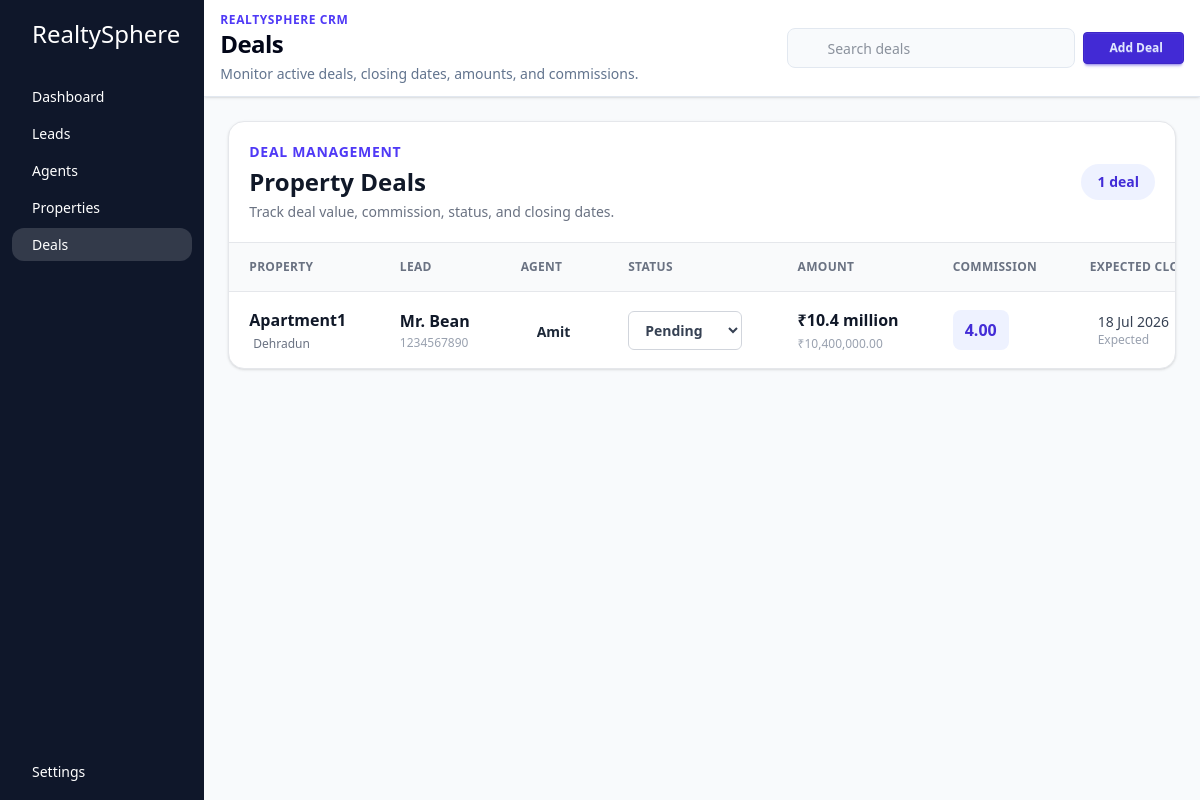
The page /deals/ on the database as committed earlier.
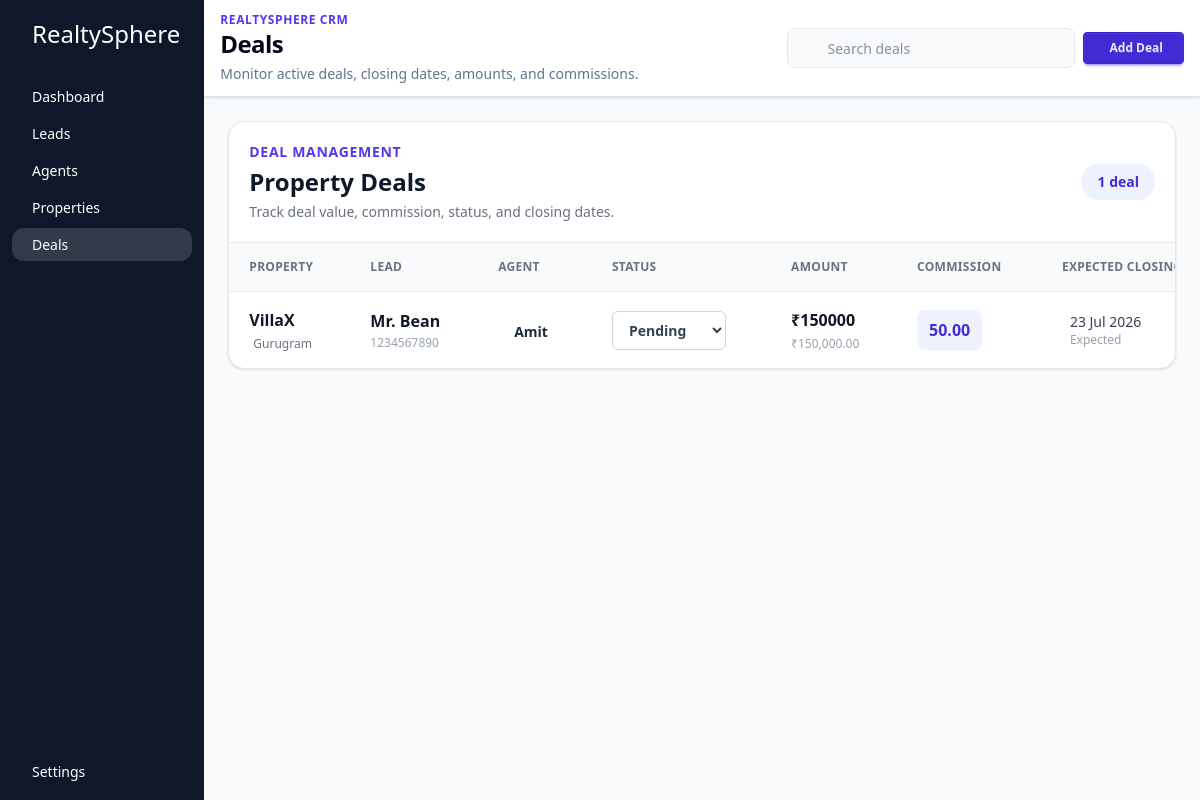
The same page on the database as committed later.
### core/models.py (models this page shows, shortened)
class Deal(models.Model):
    class DealStatus(models.TextChoices):
        PENDING = 'Pending','Pending'
        CANCELLED = 'Cancelled','Cancelled'
        DONE = 'Done','Done'
    lead = models.ForeignKey(to=Lead, on_delete=models.CASCADE, related_name='deals')
    property = models.ForeignKey(to = Property, on_delete=models.CASCADE, related_name='deals')
    status = models.CharField(max_length=255, choices=DealStatus.choices, default=DealStatus.PENDING) #pending, cancelled, done,
    amount = models.DecimalField(max_digits=12, decimal_places=2)
    expected_closing_date = models.DateField()
    actual_closing_date = models.DateField(null=True, blank=True)
    commission_percentage = models.DecimalField(max_digits=12, decimal_places=2)
    created_at = models.DateTimeField(auto_now_add=True)

class Property(models.Model):
    class PropertyType(models.TextChoices):
        APARTMENT = "apartment", "Apartment"
        PLOT = "plot", "Plot"
        VILLA = "villa", "Villa"
        LAND = "land", "Land"
        COMMERCIAL = "commercial", "Commercial"
    class PropertyStatus(models.TextChoices):
        AVAILABLE = 'Available','available'
        SOLD = 'Sold','sold'
    title= models.CharField(max_length = 255)
    description = models.CharField(max_length = 255)
    address = models.CharField(max_length = 255)
    city = models.CharField(max_length = 255)
    property_type = models.CharField(max_length = 255, choices=PropertyType.choices)
    price = models.DecimalField(max_digits=12, decimal_places=2)
    image = models.ImageField(upload_to = 'properties')
    status = models.CharField(max_length = 255, choices=PropertyStatus.choices, default=PropertyStatus.AVAILABLE)
    assigned_agent = models.ForeignKey(to=Agent, on_delete=models.SET_NULL, related_name='assigned_properties', null=True, blank=True)
    listing_at = models.DateTimeField(auto_now_add=True)
    sqft = models.PositiveIntegerField()
    def __str__(self):
        return self.title

class Lead(models.Model):
    class LeadStatus(models.TextChoices):
        NEW = 'new','New'
        CONTACTED = 'contacted','Contacted'
        SITE_VISITED = 'Site Visited','Site Visited'
        NEGOTIATION = 'Negotiation','Negotiation'
        LOST = 'Lost','Lost'
        DONE = 'Done','Done'
    class SourceType(models.TextChoices):
        WEBSITE = 'Website','Website'
        WALKIN = 'Walkin','Walkin'
        SOCIAL_MEDIA = 'Social Media','Social Media'
        AGENT = 'Agent','Agent'
    fullname = models.CharField(max_length=255)
    phone_number = models.CharField(max_length=10)
    source = models.CharField(max_length=255, choices = SourceType.choices) #webiste or walkin or social media post or agents
    interested_property_types = models.ForeignKey(to=Property, on_delete=models.SET_NULL, related_name='interested_leads', null=True, blank=True)
    min_budget = models.DecimalField(max_digits=12, decimal_places=2)
    max_budget = models.DecimalField(max_digits=12, decimal_places=2)
    status = models.CharField(max_length=255, choices=LeadStatus.choices) #new, contacted, interested, not interested, closed
    assigned_agent = models.ForeignKey(to=Agent, on_delete=models.SET_NULL, related_name='assigned_leads', null=True, blank=True)
    updated_at = models.DateTimeField(auto_now=True)
    created_at = models.DateTimeField(auto_now_add=True)
    def __str__(self):
        return f"lead: {self.fullname}"

class Agent(models.Model):
    user = models.OneToOneField(to=User, on_delete=models.CASCADE) # prefer to use get_user_model() instead of User model directly
    profile_picture = models.ImageField(upload_to='profile', default='profile/default.jpg')
    phone_number = models.CharField(max_length=10)
    region = models.CharField(max_length=50)
    commission_share = models.DecimalField(max_digits=4, decimal_places=2)
    monthly_target = models.DecimalField(max_digits=10, decimal_places=2)
    created_at = models.DateTimeField(auto_now_add=True)

### core/views.py (the view, shortened to what this page needs)
# urls.py: path("deals/", views.deals, name ='deals'),
def deals(request):
    form = DealForm(request.POST or None, request.FILES or None)
    if request.method == 'POST' and form.is_valid():
        form.save()
        return redirect('deals')
    queryset = Deal.objects.select_related("lead", "property", "lead__assigned_agent__user").all()
    query = request.GET.get("q", "").strip()
    context = {
        "deals": queryset,
        "form": form,
        "deal_status": Deal.DealStatus.choices,
    }
    return render(request, 'pages/deals.html', context)

### core/forms.py
class DealForm(forms.ModelForm):
    class Meta:
        model = Deal
        fields = "__all__"

### core/templates/pages/deals.html (shortened to what this page needs)
{% extends 'base.html' %}
{% block title %}
  Deals
{% endblock %}
{% block subtitle %}Monitor active deals, closing dates, amounts, and commissions.{% endblock %}
{% block add_button_label %}Add Deal{% endblock %}
{% block search_placeholder %}Search deals{% endblock %}
{% block content %}
  {% include 'components/dealscontainer.html' %}
{% endblock %}

### core/templates/components/dealscontainer.html (shortened to what the changed rows need)
{% load humanize %}
<section class="rounded-2xl border border-gray-200 bg-white shadow-sm">
  <div class="flex flex-col gap-3 border-b border-gray-200 px-5 py-5 sm:flex-row sm:items-center sm:justify-between">
    <div>
      <h2 class="mt-1 text-2xl font-bold text-gray-900">Property Deals</h2>
    </div>
  </div>
  {% if deals %}
    <div class="overflow-x-auto">
      <table class="w-full min-w-[1320px] text-left">
        <thead class="bg-gray-50">
          <tr class="border-b border-gray-200 text-xs font-semibold uppercase tracking-wide text-gray-500">
            <th class="px-5 py-4">Property</th>
            <th class="px-5 py-4">Lead</th>
            <th class="px-5 py-4">Agent</th>
            <th class="px-5 py-4">Status</th>
            <th class="px-5 py-4">Amount</th>
            <th class="px-5 py-4">Commission</th>
            <th class="px-5 py-4">Expected Closing</th>
          </tr>
        </thead>
        <tbody class="divide-y divide-gray-100">
          {% for deal in deals %}
            <tr data-search-item class="transition-colors duration-200 hover:bg-indigo-50/40">
              <td class="px-5 py-4">
                <div class="flex items-center gap-2">
                  <div class="min-w-0">
                    <p class="max-w-[220px] truncate font-semibold text-gray-900">{{ deal.property.title }}</p>
                    <div class="mt-1 flex items-center gap-1 text-xs text-gray-500">
                      <span>{{ deal.property.city }}</span>
                    </div>
                  </div>
                </div>
              </td>
              <td class="px-5 py-4">
                <div class="flex items-center gap-3">
                  <div class="min-w-0">
                    <p class="max-w-[170px] truncate font-semibold text-gray-900">{{ deal.lead.fullname }}</p>
                    {% if deal.lead.phone_number %}
                      <p class="mt-0.5 text-xs text-gray-400">{{ deal.lead.phone_number }}</p>
                    {% endif %}
                  </div>
                </div>
              </td>
              <td class="px-5 py-4">
                {% if deal.lead.assigned_agent %}
                  <a href="{% url 'agents' %}" class="inline-flex max-w-[170px] items-center gap-2 rounded-lg px-2 py-1 text-sm font-semibold text-gray-800 transition hover:bg-indigo-50 hover:text-indigo-700">
                    <span class="truncate">{{ deal.lead.assigned_agent.user.get_full_name|default:deal.lead.assigned_agent.user.username }}</span>
                  </a>
                {% else %}
                  <span class="rounded-full bg-gray-100 px-3 py-1 text-xs font-medium text-gray-500">Unassigned</span>
                {% endif %}
              </td>
              <td class="px-5 py-4">
                <form action="{% url 'deal_status_update' deal.id %}" method="post">
                  <select name="status" onchange="this.form.submit()" class="rounded-md border border-gray-300 bg-white px-3 py-2 text-sm font-semibold text-gray-700 outline-none transition focus:border-indigo-500 focus:ring-2 focus:ring-indigo-500/20">
                    {% for value, label in deal_status %}
                      {% if value == deal.status %}
                        <option value="{{ value }}" selected>{{ label }}</option>
                      {% else %}
                        <option value="{{ value }}">{{ label }}</option>
                      {% endif %}
                    {% endfor %}
                  </select>
                </form>
              </td>
              <td class="px-5 py-4">
                <p class="font-bold text-gray-900">₹{{ deal.amount|intword }}</p>
                <p class="mt-1 text-xs text-gray-400">₹{{ deal.amount|intcomma }}</p>
              </td>
              <td class="px-5 py-4">
                <div class="inline-flex items-center gap-2 rounded-lg bg-indigo-50 px-3 py-2">
                  <span class="font-semibold text-indigo-700">{{ deal.commission_percentage }}</span>
                </div>
              </td>
              <td class="px-5 py-4">
                {% if deal.expected_closing_date %}
                  <div class="flex items-center gap-2">
                    <div>
                      <p class="whitespace-nowrap text-sm font-medium text-gray-700">{{ deal.expected_closing_date|date:'d M Y' }}</p>
                      <p class="text-xs text-gray-400">Expected</p>
                    </div>
                  </div>
                {% else %}
                  <span class="text-sm text-gray-400">Not set</span>
                {% endif %}
              </td>
            </tr>
          {% endfor %}
        </tbody>
      </table>
    </div>
  {% endif %}
</section>

Rows that differ between the two databases and show on the page:
removed Deal: property "Apartment1", property.city "Dehradun", lead.fullname "Mr. Bean", lead.phone_number "1234567890", lead.assigned_agent.user.get_full_name "Amit", status "Pending", amount "10.4 million", amount "10,400,000.00", commission_percentage "4.00", expected_closing_date "18 Jul 2026"
added Deal: property "VillaX", property.city "Gurugram", lead.fullname "Mr. Bean", lead.phone_number "1234567890", lead.assigned_agent.user.get_full_name "Amit", status "Pending", amount "150000", amount "150,000.00", commission_percentage "50.00", expected_closing_date "23 Jul 2026"
